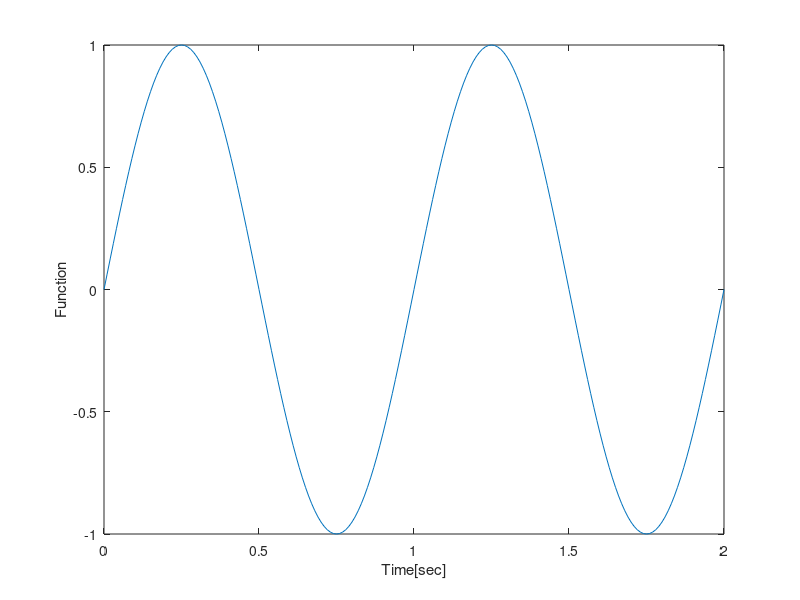

Here is the MATLAB script that generated this plot:
% Plotting 2 seconds
t = 0:0.01:2; %seconds
f = 1; %Hertz
w = 2 * pi * f;
y = sin (w*t);
plot (t,y);
xlabel ('Time[sec]');
ylabel ('Function');
